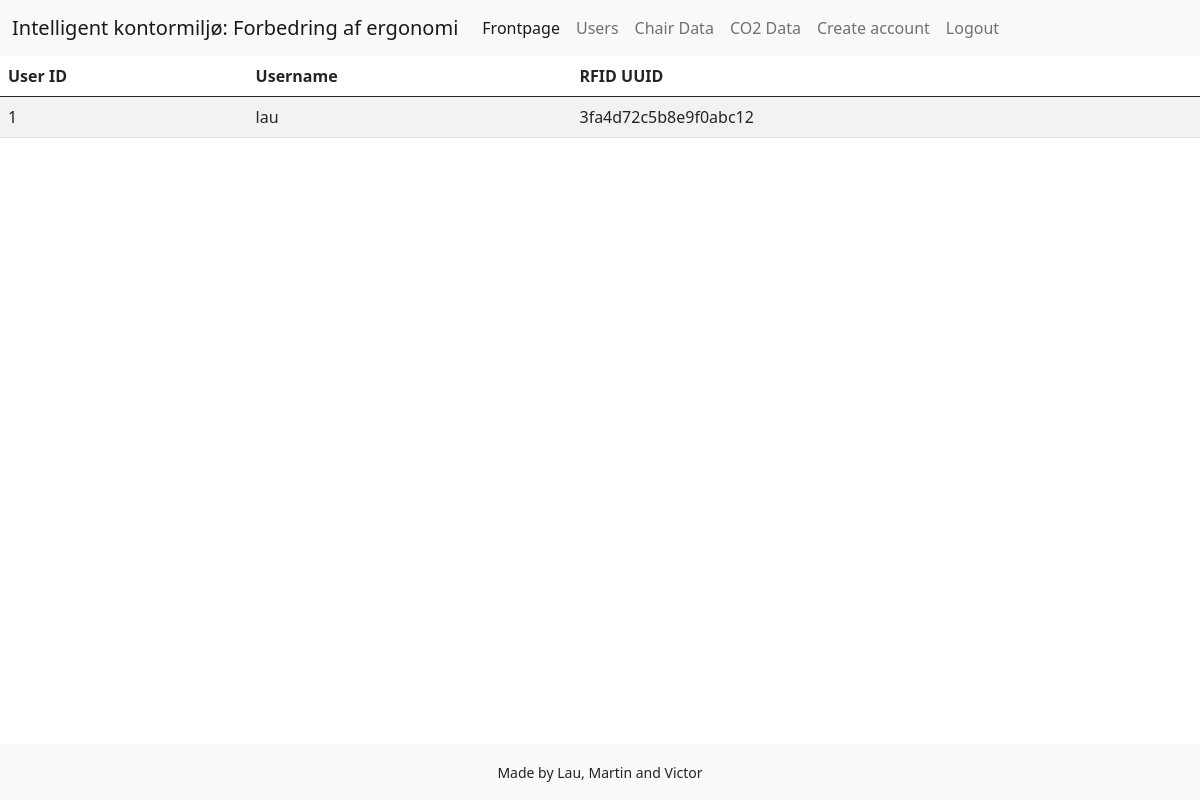
Page /users (signed in) on the earlier database version.
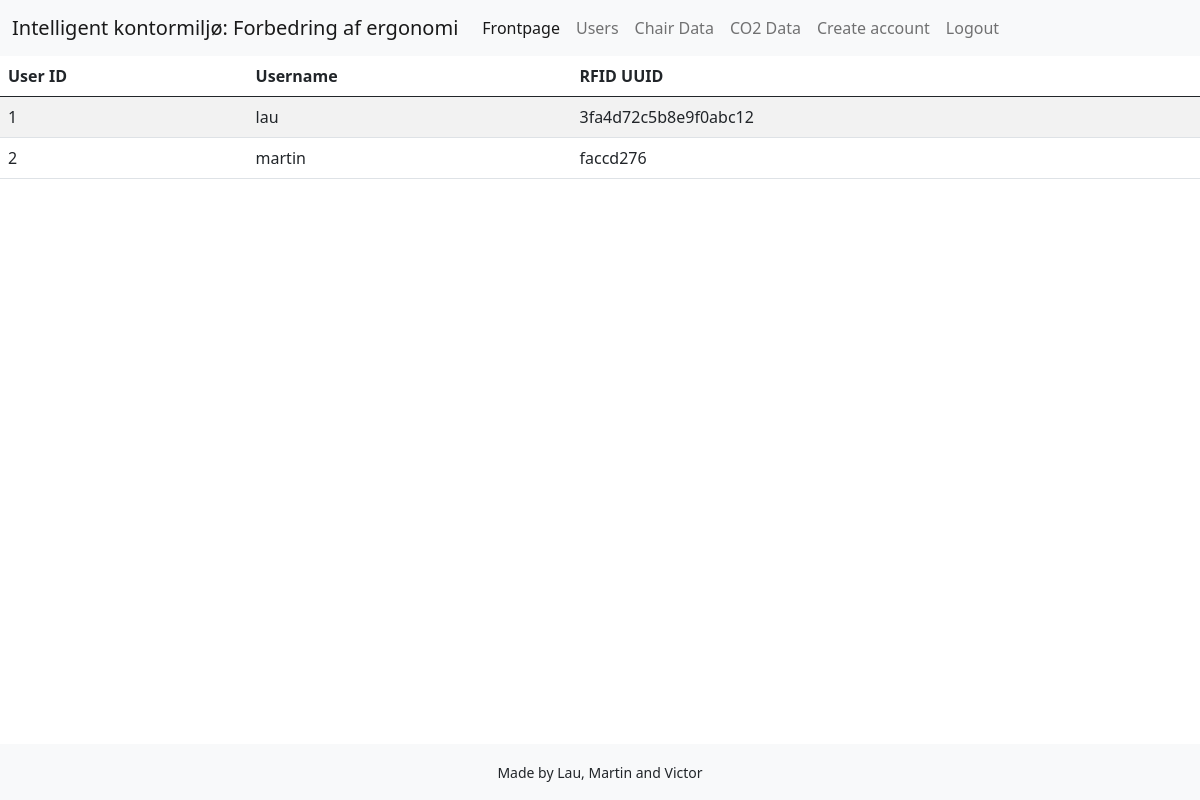
Same page on the later database version.
### app.py (models this page shows)
class Users(UserMixin, db.Model):
    id = db.Column(db.Integer, primary_key=True)
    username = db.Column(db.String(250), unique=True, nullable=False)
    rfid_uuid = db.Column(db.String(250), unique=True, nullable=False)
    password = db.Column(db.String(250), nullable=False)

### app.py (the view)
@app.route("/users")
@login_required
def users():
    users = Users.query.all()
    for user in users:
        print(user.rfid_uuid)
    print(users)
    return render_template('users.html', users=users)

### app.py (called while the page is built)
@login_manager.user_loader
def loader_user(user_id):
    return Users.query.get(user_id)

### templates/users.html (shortened to what this page needs)
{% extends 'base.html' %}
{% block content %}
<body>
    <div class="row">
        <div class="col-md-12">
            <table id="user_table" class="table table-striped">
                <thead>
                    <tr>
                        <th>User ID</th>
                        <th>Username</th>
                        <th>RFID UUID</th>
                    </tr>
                </thead>
                <tbody>
                    {% for user in users %}
                    <tr>
                        <td>{{ user.id }}</td>
                        <td>{{ user.username }}</td>
                        <td>{{ user.rfid_uuid }}</td>
                    </tr>
                    {% endfor %}
                </table>
            </div>
        </div>
    </body>
    {% endblock %}

Differences in the rows shown:
added Users: id "2", username "martin", rfid_uuid "faccd276"
